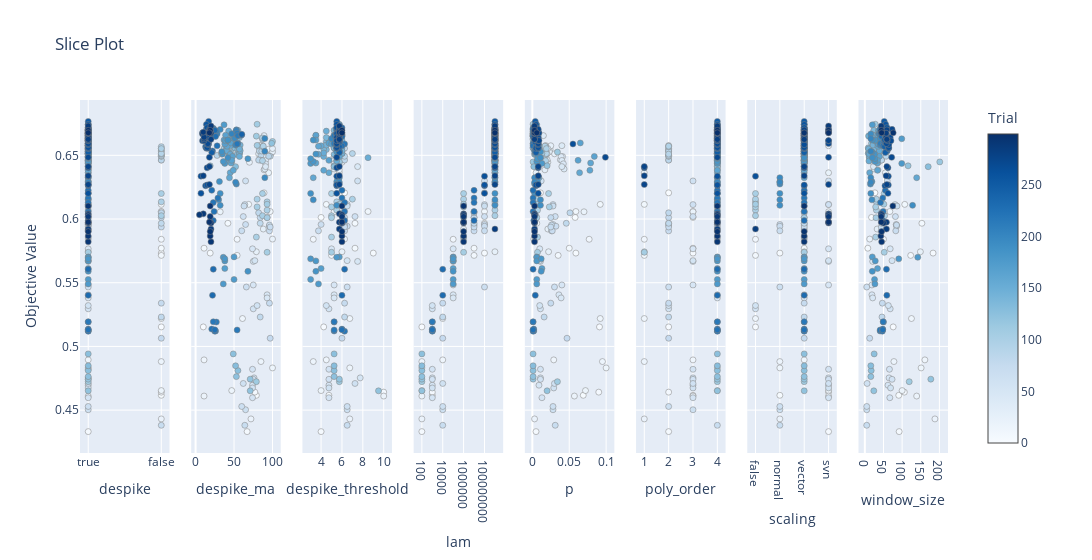

The cell this chart's notebook holds for it:
### Code cell
plot_slice(study)

### Figure 1 — Plotly figure (JSON) as saved in the notebook; plotly's stock layout.template omitted (floating-point values rounded to 4 significant figures; data arrays with more than 128 entries replaced by an {"elided": "..."} marker saying what was removed)
{"data": [{"marker": {"color": {"elided": "300 int values"}, "colorbar": {"title": {"text": "Trial"}, "x": 1, "xpad": 40}, "colorscale": [[0, "rgb(247,251,255)"], [0.125, "rgb(222,235,247)"], [0.25, "rgb(198,219,239)"], [0.375, "rgb(158,202,225)"], [0.5, "rgb(107,174,214)"], [0.625, "rgb(66,146,198)"], [0.75, "rgb(33,113,181)"], [0.875, "rgb(8,81,156)"], [1, "rgb(8,48,107)"]], "line": {"color": "Grey", "width": 0.5}, "showscale": true}, "mode": "markers", "name": "Feasible Trial", "showlegend": false, "type": "scatter", "x": {"elided": "300 bool values"}, "xaxis": "x", "y": {"elided": "300 float values"}, "yaxis": "y"}, {"marker": {"color": {"elided": "300 int values"}, "colorbar": {"title": {"text": "Trial"}, "x": 1, "xpad": 40}, "colorscale": [[0, "rgb(247,251,255)"], [0.125, "rgb(222,235,247)"], [0.25, "rgb(198,219,239)"], [0.375, "rgb(158,202,225)"], [0.5, "rgb(107,174,214)"], [0.625, "rgb(66,146,198)"], [0.75, "rgb(33,113,181)"], [0.875, "rgb(8,81,156)"], [1, "rgb(8,48,107)"]], "line": {"color": "Grey", "width": 0.5}, "showscale": false}, "mode": "markers", "name": "Feasible Trial", "showlegend": false, "type": "scatter", "x": {"elided": "300 int values"}, "xaxis": "x2", "y": {"elided": "300 float values"}, "yaxis": "y2"}, {"marker": {"color": {"elided": "300 int values"}, "colorbar": {"title": {"text": "Trial"}, "x": 1, "xpad": 40}, "colorscale": [[0, "rgb(247,251,255)"], [0.125, "rgb(222,235,247)"], [0.25, "rgb(198,219,239)"], [0.375, "rgb(158,202,225)"], [0.5, "rgb(107,174,214)"], [0.625, "rgb(66,146,198)"], [0.75, "rgb(33,113,181)"], [0.875, "rgb(8,81,156)"], [1, "rgb(8,48,107)"]], "line": {"color": "Grey", "width": 0.5}, "showscale": false}, "mode": "markers", "name": "Feasible Trial", "showlegend": false, "type": "scatter", "x": {"elided": "300 float values"}, "xaxis": "x3", "y": {"elided": "300 float values"}, "yaxis": "y3"}, {"marker": {"color": {"elided": "300 int values"}, "colorbar": {"title": {"text": "Trial"}, "x": 1, "xpad": 40}, "colorscale": [[0, "rgb(247,251,255)"], [0.125, "rgb(222,235,247)"], [0.25, "rgb(198,219,239)"], [0.375, "rgb(158,202,225)"], [0.5, "rgb(107,174,214)"], [0.625, "rgb(66,146,198)"], [0.75, "rgb(33,113,181)"], [0.875, "rgb(8,81,156)"], [1, "rgb(8,48,107)"]], "line": {"color": "Grey", "width": 0.5}, "showscale": false}, "mode": "markers", "name": "Feasible Trial", "showlegend": false, "type": "scatter", "x": {"elided": "300 int values"}, "xaxis": "x4", "y": {"elided": "300 float values"}, "yaxis": "y4"}, {"marker": {"color": {"elided": "300 int values"}, "colorbar": {"title": {"text": "Trial"}, "x": 1, "xpad": 40}, "colorscale": [[0, "rgb(247,251,255)"], [0.125, "rgb(222,235,247)"], [0.25, "rgb(198,219,239)"], [0.375, "rgb(158,202,225)"], [0.5, "rgb(107,174,214)"], [0.625, "rgb(66,146,198)"], [0.75, "rgb(33,113,181)"], [0.875, "rgb(8,81,156)"], [1, "rgb(8,48,107)"]], "line": {"color": "Grey", "width": 0.5}, "showscale": false}, "mode": "markers", "name": "Feasible Trial", "showlegend": false, "type": "scatter", "x": {"elided": "300 float values"}, "xaxis": "x5", "y": {"elided": "300 float values"}, "yaxis": "y5"}, {"marker": {"color": {"elided": "300 int values"}, "colorbar": {"title": {"text": "Trial"}, "x": 1, "xpad": 40}, "colorscale": [[0, "rgb(247,251,255)"], [0.125, "rgb(222,235,247)"], [0.25, "rgb(198,219,239)"], [0.375, "rgb(158,202,225)"], [0.5, "rgb(107,174,214)"], [0.625, "rgb(66,146,198)"], [0.75, "rgb(33,113,181)"], [0.875, "rgb(8,81,156)"], [1, "rgb(8,48,107)"]], "line": {"color": "Grey", "width": 0.5}, "showscale": false}, "mode": "markers", "name": "Feasible Trial", "showlegend": false, "type": "scatter", "x": {"elided": "300 int values"}, "xaxis": "x6", "y": {"elided": "300 float values"}, "yaxis": "y6"}, {"marker": {"color": {"elided": "300 int values"}, "colorbar": {"title": {"text": "Trial"}, "x": 1, "xpad": 40}, "colorscale": [[0, "rgb(247,251,255)"], [0.125, "rgb(222,235,247)"], [0.25, "rgb(198,219,239)"], [0.375, "rgb(158,202,225)"], [0.5, "rgb(107,174,214)"], [0.625, "rgb(66,146,198)"], [0.75, "rgb(33,113,181)"], [0.875, "rgb(8,81,156)"], [1, "rgb(8,48,107)"]], "line": {"color": "Grey", "width": 0.5}, "showscale": false}, "mode": "markers", "name": "Feasible Trial", "showlegend": false, "type": "scatter", "x": {"elided": "300 mixed values"}, "xaxis": "x7", "y": {"elided": "300 float values"}, "yaxis": "y7"}, {"marker": {"color": {"elided": "300 int values"}, "colorbar": {"title": {"text": "Trial"}, "x": 1, "xpad": 40}, "colorscale": [[0, "rgb(247,251,255)"], [0.125, "rgb(222,235,247)"], [0.25, "rgb(198,219,239)"], [0.375, "rgb(158,202,225)"], [0.5, "rgb(107,174,214)"], [0.625, "rgb(66,146,198)"], [0.75, "rgb(33,113,181)"], [0.875, "rgb(8,81,156)"], [1, "rgb(8,48,107)"]], "line": {"color": "Grey", "width": 0.5}, "showscale": false}, "mode": "markers", "name": "Feasible Trial", "showlegend": false, "type": "scatter", "x": {"elided": "300 int values"}, "xaxis": "x8", "y": {"elided": "300 float values"}, "yaxis": "y8"}], "layout": {"title": {"text": "Slice Plot"}, "width": 2400, "xaxis": {"anchor": "y", "categoryarray": [true, false], "categoryorder": "array", "domain": [0, 0.1031], "title": {"text": "despike"}, "type": "category"}, "xaxis2": {"anchor": "y2", "domain": [0.1281, 0.2312], "title": {"text": "despike_ma"}}, "xaxis3": {"anchor": "y3", "domain": [0.2562, 0.3594], "title": {"text": "despike_threshold"}}, "xaxis4": {"anchor": "y4", "categoryarray": [100, 1000, 10000, 100000, 1000000, 10000000, 100000000, 1000000000], "categoryorder": "array", "domain": [0.3844, 0.4875], "title": {"text": "lam"}, "type": "category"}, "xaxis5": {"anchor": "y5", "domain": [0.5125, 0.6156], "title": {"text": "p"}}, "xaxis6": {"anchor": "y6", "domain": [0.6406, 0.7438], "title": {"text": "poly_order"}}, "xaxis7": {"anchor": "y7", "categoryarray": [false, "normal", "vector", "svn"], "categoryorder": "array", "domain": [0.7688, 0.8719], "title": {"text": "scaling"}, "type": "category"}, "xaxis8": {"anchor": "y8", "domain": [0.8969, 1], "title": {"text": "window_size"}}, "yaxis": {"anchor": "x", "domain": [0, 1], "title": {"text": "Objective Value"}}, "yaxis2": {"anchor": "x2", "domain": [0, 1], "matches": "y", "showticklabels": false}, "yaxis3": {"anchor": "x3", "domain": [0, 1], "matches": "y", "showticklabels": false}, "yaxis4": {"anchor": "x4", "domain": [0, 1], "matches": "y", "showticklabels": false}, "yaxis5": {"anchor": "x5", "domain": [0, 1], "matches": "y", "showticklabels": false}, "yaxis6": {"anchor": "x6", "domain": [0, 1], "matches": "y", "showticklabels": false}, "yaxis7": {"anchor": "x7", "domain": [0, 1], "matches": "y", "showticklabels": false}, "yaxis8": {"anchor": "x8", "domain": [0, 1], "matches": "y", "showticklabels": false}}}
